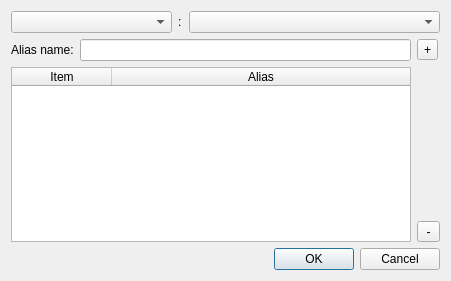
<?xml version="1.0" encoding="UTF-8"?>
<ui version="4.0">
 <class>Dialog</class>
 <widget class="QDialog" name="Dialog">
  <property name="geometry">
   <rect>
    <x>0</x>
    <y>0</y>
    <width>451</width>
    <height>281</height>
   </rect>
  </property>
  <property name="windowTitle">
   <string>Dialog</string>
  </property>
  <layout class="QGridLayout" name="gridLayout_4">
   <item row="0" column="0" colspan="2">
    <layout class="QGridLayout" name="gridLayout_2">
     <item row="0" column="0">
      <widget class="QComboBox" name="comboBox_2">
       <property name="minimumSize">
        <size>
         <width>161</width>
         <height>0</height>
        </size>
       </property>
      </widget>
     </item>
     <item row="0" column="1">
      <widget class="QLabel" name="label">
       <property name="text">
        <string>:</string>
       </property>
      </widget>
     </item>
     <item row="0" column="2">
      <widget class="QComboBox" name="comboBox">
       <property name="minimumSize">
        <size>
         <width>251</width>
         <height>0</height>
        </size>
       </property>
      </widget>
     </item>
    </layout>
   </item>
   <item row="1" column="0">
    <layout class="QGridLayout" name="gridLayout_3">
     <item row="0" column="0">
      <widget class="QLabel" name="label_3">
       <property name="text">
        <string>Alias name:</string>
       </property>
      </widget>
     </item>
     <item row="0" column="1">
      <widget class="QLineEdit" name="lineEdit">
       <property name="minimumSize">
        <size>
         <width>291</width>
         <height>0</height>
        </size>
       </property>
      </widget>
     </item>
     <item row="1" column="0" colspan="2">
      <widget class="QTableWidget" name="tableWidget">
       <property name="font">
        <font>
         <weight>50</weight>
         <bold>false</bold>
        </font>
       </property>
       <property name="editTriggers">
        <set>QAbstractItemView::NoEditTriggers</set>
       </property>
       <property name="selectionMode">
        <enum>QAbstractItemView::SingleSelection</enum>
       </property>
       <property name="selectionBehavior">
        <enum>QAbstractItemView::SelectRows</enum>
       </property>
       <property name="sortingEnabled">
        <bool>true</bool>
       </property>
       <property name="wordWrap">
        <bool>true</bool>
       </property>
       <attribute name="horizontalHeaderStretchLastSection">
        <bool>true</bool>
       </attribute>
       <attribute name="verticalHeaderVisible">
        <bool>false</bool>
       </attribute>
       <attribute name="verticalHeaderStretchLastSection">
        <bool>false</bool>
       </attribute>
       <column>
        <property name="text">
         <string>Item</string>
        </property>
        <property name="font">
         <font>
          <weight>50</weight>
          <bold>false</bold>
         </font>
        </property>
       </column>
       <column>
        <property name="text">
         <string>Alias</string>
        </property>
        <property name="font">
         <font>
          <weight>50</weight>
          <bold>false</bold>
         </font>
        </property>
       </column>
      </widget>
     </item>
    </layout>
   </item>
   <item row="1" column="1">
    <layout class="QGridLayout" name="gridLayout">
     <item row="0" column="0">
      <widget class="QToolButton" name="toolButton">
       <property name="text">
        <string>+</string>
       </property>
      </widget>
     </item>
     <item row="1" column="0">
      <spacer name="verticalSpacer">
       <property name="orientation">
        <enum>Qt::Vertical</enum>
       </property>
       <property name="sizeHint" stdset="0">
        <size>
         <width>20</width>
         <height>138</height>
        </size>
       </property>
      </spacer>
     </item>
     <item row="2" column="0">
      <widget class="QToolButton" name="toolButton_2">
       <property name="minimumSize">
        <size>
         <width>23</width>
         <height>0</height>
        </size>
       </property>
       <property name="text">
        <string>-</string>
       </property>
      </widget>
     </item>
    </layout>
   </item>
   <item row="2" column="0" colspan="2">
    <widget class="QDialogButtonBox" name="buttonBox">
     <property name="orientation">
      <enum>Qt::Horizontal</enum>
     </property>
     <property name="standardButtons">
      <set>QDialogButtonBox::Cancel|QDialogButtonBox::Ok</set>
     </property>
    </widget>
   </item>
  </layout>
 </widget>
 <resources/>
 <connections>
  <connection>
   <sender>buttonBox</sender>
   <signal>accepted()</signal>
   <receiver>Dialog</receiver>
   <slot>accept()</slot>
   <hints>
    <hint type="sourcelabel">
     <x>248</x>
     <y>254</y>
    </hint>
    <hint type="destinationlabel">
     <x>157</x>
     <y>274</y>
    </hint>
   </hints>
  </connection>
  <connection>
   <sender>buttonBox</sender>
   <signal>rejected()</signal>
   <receiver>Dialog</receiver>
   <slot>reject()</slot>
   <hints>
    <hint type="sourcelabel">
     <x>316</x>
     <y>260</y>
    </hint>
    <hint type="destinationlabel">
     <x>286</x>
     <y>274</y>
    </hint>
   </hints>
  </connection>
 </connections>
</ui>
